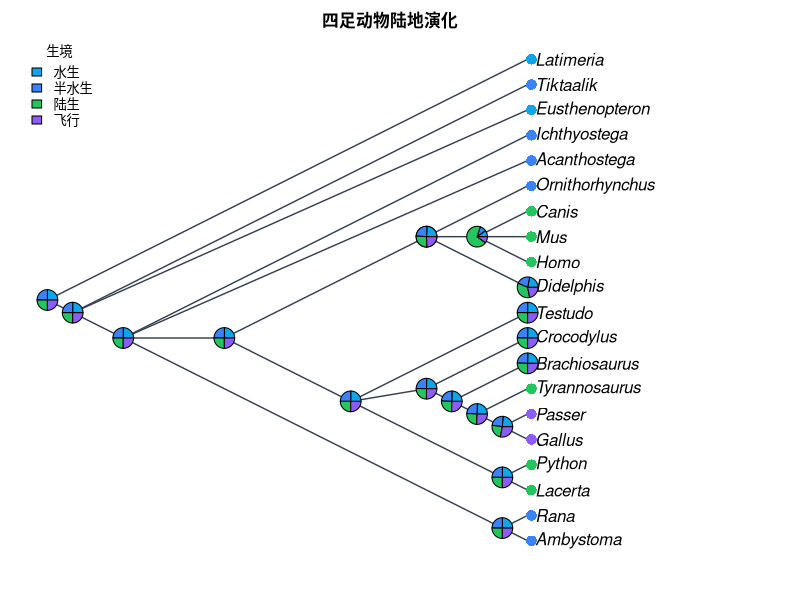

Write R code to recreate this figure.
#!/usr/bin/env Rscript
# CladeForge reproducible-analysis script
# Project : 四足动物陆地演化
# Format  : CladeForge project v0.1.0
#
# What this script reproduces, and what it does not:
#   REPRODUCED (same algorithms as the application):
#     * Sankoff parsimony with the project's step matrix (advisory baseline);
#     * equal-rates Mk ancestral-state reconstruction (pruning + up-pass), i.e.
#       the posterior probabilities the app reports.
#   APPROXIMATED:
#     * a PDF figure drawn from the same data — character-coloured tips,
#       posterior pies, legend — in the project's cladogram layout
#       (equal branch spacing, like the CladeForge cladogram (branch lengths ignored)). It is NOT a pixel copy of the on-screen figure: manual
#       node positions, collapsed clades, custom reticulation edges, era bands
#       and the interactive ladderising order are GUI state that ape does not
#       consume. The topology, tip labels, states and posteriors are identical;
#       the geometry is a same-data rendering.
#   Branch lengths: present, used as given.
# Run with: Rscript this_file.R   (install.packages("ape") if needed)

library(ape)

# The tree is assembled from vectors rather than parsed from Newick, so every
# label survives byte-exact even where ape's own reader would mangle it.
tree <- structure(
  list(
    edge = matrix(c(21, 22, 21, 1, 22, 23, 22, 2, 22, 3, 23, 24, 23, 25, 23, 4, 23, 5, 24, 6, 24, 7, 25, 26, 25, 27, 26, 28, 26, 29, 26, 30, 27, 31, 28, 8, 28, 9, 29, 32, 29, 33, 30, 10, 31, 34, 31, 35, 31, 11, 32, 36, 32, 37, 33, 12, 34, 13, 35, 14, 35, 15, 35, 16, 36, 38, 36, 17, 37, 18, 38, 19, 38, 20), ncol = 2, byrow = TRUE),
    edge.length = c(20, 430, 30, 410, 410, 40, 60, 380, 380, 340, 340, 10, 5, 50, 60, 50, 115, 260, 260, 20, 30, 260, 120, 135, 200, 30, 30, 220, 80, 65, 65, 65, 50, 200, 200, 150, 150),
    Nnode = 18L,
    tip.label = c("Latimeria", "Eusthenopteron", "Tiktaalik", "Acanthostega", "Ichthyostega", "Ambystoma", "Rana", "Lacerta", "Python", "Testudo", "Ornithorhynchus", "Crocodylus", "Didelphis", "Homo", "Mus", "Canis", "Tyrannosaurus", "Brachiosaurus", "Gallus", "Passer"),
    node.label = c("Sarcopterygii", "Tetrapodomorpha", "Tetrapoda", "Amphibia", "Amniota", "Sauropsida", "Synapsida", "Lepidosauria", "Archosauria", "Testudines", "Mammalia", "Dinosauria", "Crocodylia", "Marsupialia", "Placentalia", "Theropoda", "Sauropodomorpha", "Aves")
  ),
  class = "phylo"
)

# Branch lengths, with an explicit unit-length fallback: a cladogram-only project
# serialises no lengths at all, and 1 / mean(NULL) would poison every
# transition probability below.
bl <- tree$edge.length
if (is.null(bl) || !any(is.finite(bl) & bl > 0)) {
  bl <- rep(1, nrow(tree$edge))
  cat("NOTE: the tree carries no usable branch lengths; Mk probabilities and the\n")
  cat("      figure use unit (equal) branch lengths, i.e. topology-only inference.\n\n")
}

# Equal-rates Mk rate: one expected substitution per mean branch, so the
# transition probabilities are invariant to the tree's absolute scale. Every
# length above is already resolved the way the application resolves it (a
# recorded 0 is a real zero; unset / negative / non-finite became 1), so the mean
# runs over ALL of them — filtering here would drop zero-length and unmeasured
# edges from the average and make this script reconstruct at a different rate
# than the application reports. Deriving it from the fallback-protected bl
# above is what keeps the rate finite for a cladogram-only project.
rate <- 1 / mean(bl)


characters <- list(
  list(
    name = "生境",
    type = "discrete",
    states = c("水生", "半水生", "陆生", "飞行"),
    colors = c("#0ea5e9", "#3b82f6", "#22c55e", "#8b5cf6"),
    cost = NULL,
    tips = c("Latimeria" = "水生", "Eusthenopteron" = "水生", "Tiktaalik" = "半水生", "Acanthostega" = "半水生", "Ichthyostega" = "半水生", "Ambystoma" = "半水生", "Rana" = "半水生", "Lacerta" = "陆生", "Python" = "陆生", "Testudo" = "陆生", "Crocodylus" = "半水生", "Brachiosaurus" = "陆生", "Tyrannosaurus" = "陆生", "Gallus" = "飞行", "Passer" = "飞行", "Ornithorhynchus" = "半水生", "Didelphis" = "陆生", "Homo" = "陆生", "Mus" = "陆生", "Canis" = "陆生")
  ),
  list(
    name = "附肢类型",
    type = "discrete",
    states = c("鳍", "趾型", "翼"),
    colors = c("#0284c7", "#b45309", "#8b5cf6"),
    cost = NULL,
    tips = c("Latimeria" = "鳍", "Eusthenopteron" = "鳍", "Tiktaalik" = "鳍", "Acanthostega" = "趾型", "Ichthyostega" = "趾型", "Ambystoma" = "趾型", "Rana" = "趾型", "Lacerta" = "趾型", "Python" = "趾型", "Testudo" = "趾型", "Crocodylus" = "趾型", "Brachiosaurus" = "趾型", "Tyrannosaurus" = "趾型", "Gallus" = "翼", "Passer" = "翼", "Ornithorhynchus" = "趾型", "Didelphis" = "趾型", "Homo" = "趾型", "Mus" = "趾型", "Canis" = "趾型")
  )
)

# --- helpers ----------------------------------------------------------------

## Equal-rates (ER) Mk transition matrix P(t): the same closed form used by
## CladeForge's inference assistant. The rate is scaled by the mean branch
## length so probabilities are invariant to the tree's absolute scale.
p_er <- function(t, k, rate) {
  e <- exp(-k * rate * t)
  P <- matrix(1 / k, k, k) - (1 / k) * e
  diag(P) <- 1 / k + ((k - 1) / k) * e
  P
}

## Sankoff parsimony down/up pass. 'cost' is k x k; tips absent from tip_states
## are treated as missing data.
sankoff <- function(tree, tip_states, states, cost) {
  ntip <- length(tree$tip.label)
  k <- length(states)
  sidx <- setNames(seq_len(k), states)
  x <- sidx[tip_states[tree$tip.label]]
  parent <- tree$edge[, 1]
  child <- tree$edge[, 2]
  kids <- split(child, parent)
  root <- setdiff(unique(parent), unique(child))
  g <- matrix(0, nrow = ntip + tree$Nnode, ncol = k)
  rownames(g) <- as.character(seq_len(ntip + tree$Nnode))
  ## Down-pass: internal node indices decrease from root, so descending order
  ## visits children before parents.
  for (v in sort(as.integer(names(kids)), decreasing = TRUE)) {
    for (i in seq_len(k)) {
      total <- 0
      for (ch in kids[[as.character(v)]]) {
        if (ch <= ntip) {
          xi <- x[[ch]]
          if (is.na(xi)) next
          total <- total + min(cost[i, ] + ifelse(seq_len(k) == xi, 0, Inf))
        } else {
          total <- total + min(cost[i, ] + g[as.character(ch), ])
        }
      }
      g[as.character(v), i] <- total
    }
  }
  ## Up-pass: assign each node a state minimising cost given its parent.
  node_state <- integer(ntip + tree$Nnode)
  walk <- function(v, parent_state) {
    base <- if (parent_state == 0L) rep(0, k) else cost[parent_state, ]
    scores <- base + g[as.character(v), ]
    best <- which.min(scores)
    node_state[v] <<- best
    for (ch in kids[[as.character(v)]]) {
      if (ch > ntip) walk(ch, best)
    }
  }
  walk(root, 0L)
  list(cost = min(g[as.character(root), ]),
       states = node_state, k = k)
}

## Equal-rates Mk marginal ancestral reconstruction: Felsenstein pruning
## (down-pass) + parent/sibling up-pass, normal space. Uses the script-level
## 'bl' (which already falls back to unit lengths when the tree has none) and the
## script-level 'rate' (= 1 / mean usable branch length); both are bound before
## this function is ever called. For very large or very unbalanced trees prefer
## log-space implementations (phangorn::ace, phytools).
mk_asr <- function(tree, tip_states, states) {
  ntip <- length(tree$tip.label)
  k <- length(states)
  sidx <- setNames(seq_len(k), states)
  x <- sidx[tip_states[tree$tip.label]]
  parent <- tree$edge[, 1]
  child <- tree$edge[, 2]
  kids <- split(seq_along(child), parent)  # edge-row indices per parent
  root <- setdiff(unique(parent), unique(child))
  L <- matrix(1, nrow = ntip + tree$Nnode, ncol = k)
  rownames(L) <- as.character(seq_len(ntip + tree$Nnode))
  for (v in sort(as.integer(names(kids)), decreasing = TRUE)) {
    rows <- kids[[as.character(v)]]
    vec <- rep(1, k)
    for (r in rows) {
      ch <- child[r]
      m <- if (ch <= ntip) {
        xi <- x[[ch]]
        if (is.na(xi)) rep(1, k) else as.numeric(seq_len(k) == xi)
      } else L[as.character(ch), ]
      vec <- vec * (p_er(bl[r], k, rate) %*% m)
    }
    s <- sum(vec)
    L[as.character(v), ] <- if (s > 0) vec / s else rep(1 / k, k)
  }
  G <- matrix(1 / k, nrow = ntip + tree$Nnode, ncol = k)
  rownames(G) <- rownames(L)
  for (v in sort(as.integer(names(kids)))) {
    rows <- kids[[as.character(v)]]
    for (r in rows) {
      ch <- child[r]
      if (ch <= ntip) next
      sib_msg <- rep(1, k)
      for (r2 in rows) {
        ch2 <- child[r2]
        if (ch2 == ch) next
        m2 <- if (ch2 <= ntip) {
          xi <- x[[ch2]]
          if (is.na(xi)) rep(1, k) else as.numeric(seq_len(k) == xi)
        } else L[as.character(ch2), ]
        sib_msg <- sib_msg * (p_er(bl[r2], k, rate) %*% m2)
      }
      G[as.character(ch), ] <- p_er(bl[r], k, rate) %*% (G[as.character(v), ] * sib_msg)
      G[as.character(ch), ] <- G[as.character(ch), ] / sum(G[as.character(ch), ])
    }
  }
  post <- L * G
  post <- post / rowSums(post)
  list(posterior = post)
}

# --- analysis ---------------------------------------------------------------

cat("CladeForge reproducible analysis\n")
cat("Tree:", Ntip(tree), "tips,", tree$Nnode, "internal nodes\n\n")

internal_nodes <- (length(tree$tip.label) + 1):(length(tree$tip.label) + tree$Nnode)

for (ch in characters) {
  cat("== Character:", ch$name, "==\n")
  if (ch$type != "discrete" || length(ch$states) < 2) {
    cat("   continuous or single-state: exported as data only\n\n")
    next
  }
  scored <- ch$tips[names(ch$tips) %in% tree$tip.label]
  cost <- ch$cost
  if (is.null(cost)) {
    k <- length(ch$states)
    cost <- matrix(1, k, k); diag(cost) <- 0
  }
  sp <- sankoff(tree, scored, ch$states, cost)
  cat(sprintf("   Sankoff minimum cost: %g (step-matrix units)\n", sp$cost))
  asr <- mk_asr(tree, scored, ch$states)
  cat("   Mk posterior at each internal node (states:",
      paste(ch$states, collapse = " / "), ")\n")
  print(round(asr$posterior[as.character(internal_nodes), , drop = FALSE], 3))
  cat("\n")
}

# --- figure -----------------------------------------------------------------
# A same-data rendering of the GUI figure: character-coloured tips (first
# discrete character) + posterior pies at internal nodes + auto legend, in the
# layout the project is displayed as. Manual positions / collapsed clades /
# custom edges / era bands are GUI-only and are not reproduced here.

discrete <- Filter(function(ch) ch$type == "discrete" && length(ch$states) >= 2, characters)

# cairo_pdf renders unicode labels reliably; use pdf() if cairo is unavailable.
cairo_pdf("cladeforge_reconstruction.pdf", width = 9, height = 7)
par(mar = c(2, 1, 2, 2), xpd = NA)
cat("Figure layout: type = cladogram, use.edge.length = FALSE",
    "(equal branch spacing, like the CladeForge cladogram (branch lengths ignored))\n")
plot(tree, type = "cladogram", use.edge.length = FALSE,
     show.tip.label = TRUE,
     label.offset = 0.3,
     edge.color = "#374151", edge.width = 1.4)
title(main = "四足动物陆地演化", cex.main = 1.0)

if (length(discrete) > 0) {
  main <- discrete[[1]]
  scored <- main$tips[names(main$tips) %in% tree$tip.label]
  k <- length(main$states)
  cost <- main$cost
  if (is.null(cost)) { cost <- matrix(1, k, k); diag(cost) <- 0 }

  tip_col <- rep("#6b7280", Ntip(tree))
  names(tip_col) <- tree$tip.label
  for (lab in names(scored)) tip_col[[lab]] <- main$colors[[match(scored[[lab]], main$states)]]
  tiplabels(pch = 16, col = tip_col, cex = 1.4, offset = 0.15)

  asr <- mk_asr(tree, scored, main$states)
  nodelabels(node = internal_nodes, pie = asr$posterior[as.character(internal_nodes), , drop = FALSE],
             piecol = main$colors, cex = 0.7)
  legend("topleft", legend = main$states, fill = main$colors,
         title = main$name, bty = "n", cex = 0.8)
}

dev.off()

cat("Wrote cladeforge_reconstruction.pdf\n")
